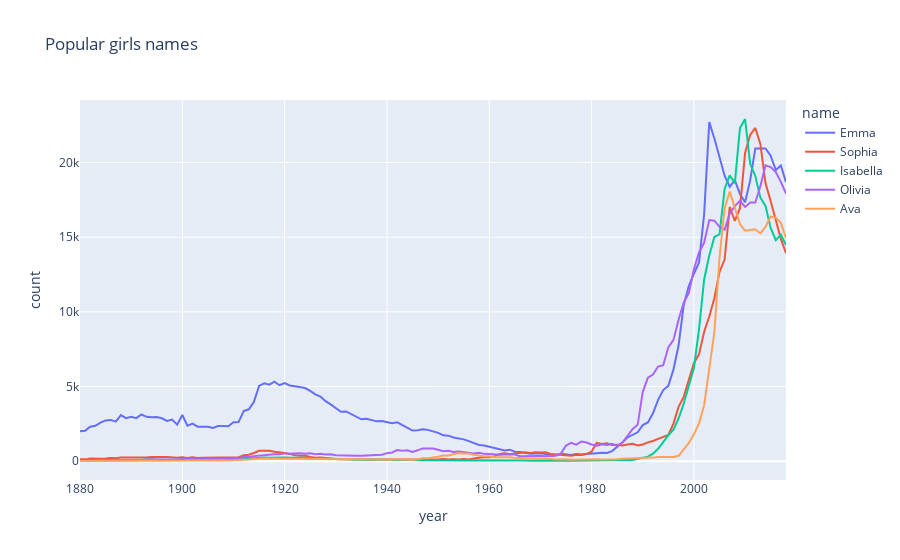

The notebook cell saved with this chart:
### Code cell
fig = px.line(df.loc[(df["sex"] == "F") & (df["name"].isin(
    ['Emma', 'Sophia', 'Olivia', 'Isabella', 'Ava']))], x="year", y="count", color="name", title="Popular girls names")
fig.show()

### Figure 1 — Plotly figure (JSON) as saved in the notebook; plotly's stock layout.template omitted (floating-point values rounded to 4 significant figures; data arrays with more than 128 entries replaced by an {"elided": "..."} marker saying what was removed)
{"data": [{"hovertemplate": "name=Emma<br>year=%{x}<br>count=%{y}<extra></extra>", "legendgroup": "Emma", "line": {"color": "#636efa", "dash": "solid"}, "marker": {"symbol": "circle"}, "mode": "lines", "name": "Emma", "orientation": "v", "showlegend": true, "type": "scatter", "x": {"elided": "139 int values"}, "xaxis": "x", "y": {"elided": "139 int values"}, "yaxis": "y"}, {"hovertemplate": "name=Sophia<br>year=%{x}<br>count=%{y}<extra></extra>", "legendgroup": "Sophia", "line": {"color": "#EF553B", "dash": "solid"}, "marker": {"symbol": "circle"}, "mode": "lines", "name": "Sophia", "orientation": "v", "showlegend": true, "type": "scatter", "x": {"elided": "139 int values"}, "xaxis": "x", "y": {"elided": "139 int values"}, "yaxis": "y"}, {"hovertemplate": "name=Isabella<br>year=%{x}<br>count=%{y}<extra></extra>", "legendgroup": "Isabella", "line": {"color": "#00cc96", "dash": "solid"}, "marker": {"symbol": "circle"}, "mode": "lines", "name": "Isabella", "orientation": "v", "showlegend": true, "type": "scatter", "x": {"elided": "139 int values"}, "xaxis": "x", "y": {"elided": "139 int values"}, "yaxis": "y"}, {"hovertemplate": "name=Olivia<br>year=%{x}<br>count=%{y}<extra></extra>", "legendgroup": "Olivia", "line": {"color": "#ab63fa", "dash": "solid"}, "marker": {"symbol": "circle"}, "mode": "lines", "name": "Olivia", "orientation": "v", "showlegend": true, "type": "scatter", "x": {"elided": "139 int values"}, "xaxis": "x", "y": {"elided": "139 int values"}, "yaxis": "y"}, {"hovertemplate": "name=Ava<br>year=%{x}<br>count=%{y}<extra></extra>", "legendgroup": "Ava", "line": {"color": "#FFA15A", "dash": "solid"}, "marker": {"symbol": "circle"}, "mode": "lines", "name": "Ava", "orientation": "v", "showlegend": true, "type": "scatter", "x": {"elided": "139 int values"}, "xaxis": "x", "y": {"elided": "139 int values"}, "yaxis": "y"}], "layout": {"legend": {"title": {"text": "name"}, "tracegroupgap": 0}, "title": {"text": "Popular girls names"}, "xaxis": {"anchor": "y", "domain": [0, 1], "title": {"text": "year"}}, "yaxis": {"anchor": "x", "domain": [0, 1], "title": {"text": "count"}}}}
